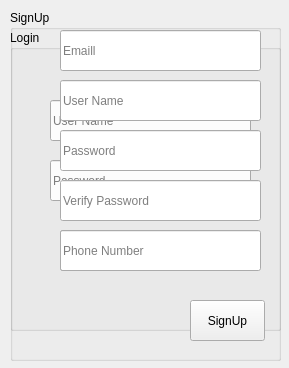
<?xml version="1.0" encoding="UTF-8"?>
<ui version="4.0">
 <class>form</class>
 <widget class="QWidget" name="form">
  <property name="geometry">
   <rect>
    <x>0</x>
    <y>0</y>
    <width>289</width>
    <height>368</height>
   </rect>
  </property>
  <property name="font">
   <font>
    <family>MS Shell Dlg 2</family>
   </font>
  </property>
  <property name="windowTitle">
   <string>Library Mgmt. System</string>
  </property>
  <widget class="QGroupBox" name="groupBox">
   <property name="geometry">
    <rect>
     <x>10</x>
     <y>30</y>
     <width>271</width>
     <height>301</height>
    </rect>
   </property>
   <property name="title">
    <string>Login</string>
   </property>
   <widget class="QPushButton" name="pushButton">
    <property name="geometry">
     <rect>
      <x>160</x>
      <y>200</y>
      <width>75</width>
      <height>41</height>
     </rect>
    </property>
    <property name="text">
     <string>Login</string>
    </property>
   </widget>
   <widget class="QLineEdit" name="lineEdit_2">
    <property name="geometry">
     <rect>
      <x>40</x>
      <y>130</y>
      <width>201</width>
      <height>41</height>
     </rect>
    </property>
    <property name="echoMode">
     <enum>QLineEdit::Password</enum>
    </property>
    <property name="placeholderText">
     <string>Password</string>
    </property>
   </widget>
   <widget class="QLineEdit" name="lineEdit">
    <property name="geometry">
     <rect>
      <x>40</x>
      <y>70</y>
      <width>201</width>
      <height>41</height>
     </rect>
    </property>
    <property name="placeholderText">
     <string>User Name</string>
    </property>
   </widget>
   <widget class="QLabel" name="label_2">
    <property name="geometry">
     <rect>
      <x>50</x>
      <y>220</y>
      <width>191</width>
      <height>16</height>
     </rect>
    </property>
    <property name="styleSheet">
     <string notr="true">color: rgb(255, 0, 0);</string>
    </property>
    <property name="text">
     <string/>
    </property>
    <property name="alignment">
     <set>Qt::AlignCenter</set>
    </property>
   </widget>
   <widget class="QPushButton" name="pushButton_2">
    <property name="geometry">
     <rect>
      <x>50</x>
      <y>200</y>
      <width>75</width>
      <height>41</height>
     </rect>
    </property>
    <property name="text">
     <string>SignUp</string>
    </property>
   </widget>
  </widget>
  <widget class="QGroupBox" name="groupBox_2">
   <property name="geometry">
    <rect>
     <x>10</x>
     <y>10</y>
     <width>271</width>
     <height>351</height>
    </rect>
   </property>
   <property name="title">
    <string>SignUp</string>
   </property>
   <widget class="QLineEdit" name="lineEdit_13">
    <property name="geometry">
     <rect>
      <x>50</x>
      <y>120</y>
      <width>201</width>
      <height>41</height>
     </rect>
    </property>
    <property name="echoMode">
     <enum>QLineEdit::Password</enum>
    </property>
    <property name="placeholderText">
     <string>Password</string>
    </property>
   </widget>
   <widget class="QLineEdit" name="lineEdit_12">
    <property name="geometry">
     <rect>
      <x>50</x>
      <y>70</y>
      <width>201</width>
      <height>41</height>
     </rect>
    </property>
    <property name="placeholderText">
     <string>User Name</string>
    </property>
   </widget>
   <widget class="QLabel" name="label_10">
    <property name="geometry">
     <rect>
      <x>60</x>
      <y>270</y>
      <width>191</width>
      <height>16</height>
     </rect>
    </property>
    <property name="styleSheet">
     <string notr="true">color: rgb(255, 0, 0);</string>
    </property>
    <property name="text">
     <string/>
    </property>
    <property name="alignment">
     <set>Qt::AlignCenter</set>
    </property>
   </widget>
   <widget class="QPushButton" name="pushButton_4">
    <property name="geometry">
     <rect>
      <x>180</x>
      <y>290</y>
      <width>75</width>
      <height>41</height>
     </rect>
    </property>
    <property name="text">
     <string>SignUp</string>
    </property>
   </widget>
   <widget class="QLineEdit" name="lineEdit_14">
    <property name="geometry">
     <rect>
      <x>50</x>
      <y>170</y>
      <width>201</width>
      <height>41</height>
     </rect>
    </property>
    <property name="echoMode">
     <enum>QLineEdit::Password</enum>
    </property>
    <property name="placeholderText">
     <string>Verify Password</string>
    </property>
   </widget>
   <widget class="QLineEdit" name="lineEdit_11">
    <property name="geometry">
     <rect>
      <x>50</x>
      <y>20</y>
      <width>201</width>
      <height>41</height>
     </rect>
    </property>
    <property name="placeholderText">
     <string>Emaill</string>
    </property>
   </widget>
   <widget class="QLineEdit" name="lineEdit_15">
    <property name="geometry">
     <rect>
      <x>50</x>
      <y>220</y>
      <width>201</width>
      <height>41</height>
     </rect>
    </property>
    <property name="echoMode">
     <enum>QLineEdit::Normal</enum>
    </property>
    <property name="placeholderText">
     <string>Phone Number</string>
    </property>
   </widget>
  </widget>
 </widget>
 <resources/>
 <connections/>
</ui>
